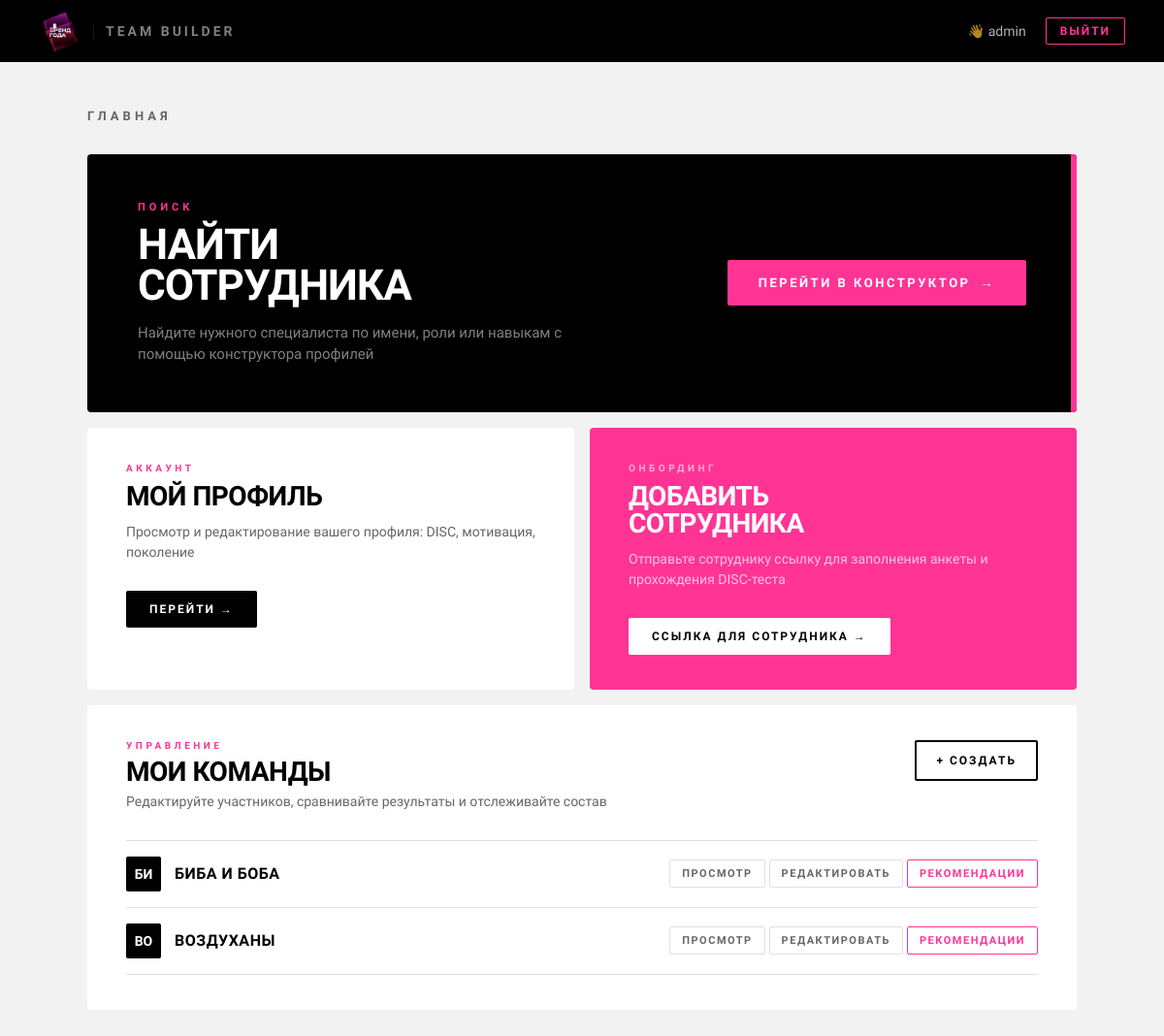
The app's page / (signed in) with its own data.
### core/models.py (models this page shows, shortened)
class CustomUser(AbstractUser):
    is_manager  = models.BooleanField(default=True,  verbose_name="Руководитель")
    is_employee = models.BooleanField(default=False, verbose_name="Сотрудник")
    disc_profile = models.JSONField(
        null=True,
        blank=True,
        verbose_name="DISC профиль руководителя",
        help_text='{"D": 80, "I": 40, "S": 30, "C": 60}'
    )
    gerchikov_type = models.CharField(
        max_length=50,
        choices=GERCHIKOV_CHOICES,
        null=True,
        blank=True,
        verbose_name="Тип мотивации по Герчикову"
    )
    age        = models.PositiveIntegerField(null=True, blank=True, verbose_name="Возраст")
    generation = models.CharField(
        max_length=10,
        choices=GENERATION_CHOICES,
        null=True,
        blank=True,
        verbose_name="Поколение"
    )
    leadership_style = models.CharField(
        max_length=50,
        choices=[
            ('authoritarian', 'Авторитарный'),
            ('democratic',    'Демократический'),
            ('coaching',      'Коучинг'),
            ('delegating',    'Делегирующий'),
        ],
        null=True,
        blank=True,
        verbose_name="Стиль управления"
    )
    role_style = models.TextField(blank=True, verbose_name="Описание стиля управления")
    class Meta:
        verbose_name        = "Пользователь"
        verbose_name_plural = "Пользователи"

### profiles/models.py (models this page shows, shortened)
class Team(models.Model):
    manager     = models.ForeignKey(CustomUser, on_delete=models.CASCADE, related_name='teams')
    name        = models.CharField(max_length=150, verbose_name="Название команды")
    description = models.TextField(blank=True)
    created_at  = models.DateTimeField(auto_now_add=True)
    employees   = models.ManyToManyField('Employee', blank=True, related_name='teams')
    class Meta:
        verbose_name = "Команда"
        verbose_name_plural = "Команды"

### core/views.py (the view, shortened to what this page needs)
# urls.py: path('', home_view, name='home'),
def home_view(request):
    if not request.user.is_authenticated:
        form = AuthenticationForm()
        return render(request, 'home.html', {'form': form, 'teams': []})
    teams = request.user.teams.all() if hasattr(request.user, 'teams') else []
    return render(request, 'home.html', {'teams': teams})

### templates/home.html (shortened to what this page needs)
{% load static %}
<!DOCTYPE html>
<html lang="ru">
<head>
    <link rel="stylesheet" href="{% static 'css/base.css' %}">
</head>
<body>
    <header class="header">
        <a href="/" class="logo">
            <img src="{% static 'img/logo.caf05db1.gif' %}" alt="Бренд года" class="logo-img">
            <span class="logo-app-name">Team Builder</span>
        </a>
        <div class="header-user">
            {% if user.is_authenticated %}
                <span class="header-username">👋 {{ user.username }}</span>
                <a href="{% url 'logout' %}" class="btn-logout">Выйти</a>
            {% else %}
                <a href="{% url 'login' %}" class="btn-logout">Войти</a>
            {% endif %}
        </div>
    </header>
    <main class="page">
        <p class="page-title">Главная</p>
        <div class="hero-card">
            <div>
                <p class="hero-label">Поиск</p>
                <h2 class="hero-title">Найти<br>сотрудника</h2>
                <p class="hero-desc">Найдите нужного специалиста по имени, роли или навыкам с помощью конструктора профилей</p>
            </div>
            <a href="{% url 'create_ideal_profile' %}" class="btn-primary">
                Перейти в конструктор
                <span>→</span>
            </a>
        </div>
        <div class="grid-2">
            <div class="card">
                <p class="card-eyebrow">Аккаунт</p>
                <h3 class="card-title">Мой профиль</h3>
                <p class="card-desc">Просмотр и редактирование вашего профиля: DISC, мотивация, поколение</p>
                <a href="{% url 'profile' %}" class="btn-secondary">Перейти →</a>
            </div>
            <div class="card" style="background: var(--pink);">
                <p class="card-eyebrow" style="color: rgba(255,255,255,0.6);">Онбординг</p>
                <h3 class="card-title" style="color: var(--white);">Добавить<br>сотрудника</h3>
                <p class="card-desc" style="color: rgba(255,255,255,0.7);">Отправьте сотруднику ссылку для заполнения анкеты и прохождения DISC-теста</p>
                <a href="{% url 'onboarding' %}" class="btn-secondary" style="background: var(--white); color: var(--black);">Ссылка для сотрудника →</a>
            </div>
        </div>
        <div class="teams-card">
            <div class="teams-header">
                <div class="teams-title-block">
                    <p class="card-eyebrow">Управление</p>
                    <h3 class="card-title">Мои команды</h3>
                    <p class="card-desc">Редактируйте участников, сравнивайте результаты и отслеживайте состав</p>
                </div>
                <a href="{% url 'team_create' %}" class="btn-create">+ Создать</a>
            </div>
            {% if teams %}
                <div class="teams-list">
                    {% for team in teams %}
                        <div class="team-item">
                            <div class="team-left">
                                <div class="team-avatar">{{ team.name|slice:":2"|upper }}</div>
                                <span class="team-name">{{ team.name }}</span>
                            </div>
                            <div class="team-actions">
                                <a href="{% url 'team_detail' team.id %}" class="team-btn">Просмотр</a>
                                <a href="{% url 'team_edit' team.id %}" class="team-btn">Редактировать</a>
                                <a href="{% url 'create_ideal_profile' %}" class="team-btn accent">Рекомендации</a>
                            </div>
                        </div>
                    {% endfor %}
                </div>
            {% endif %}
        </div>
    </main>
</body>
</html>

### static/css/base.css (style rules this page uses)
*, *::before, *::after { box-sizing: border-box; margin: 0; padding: 0; }
:root { --black: #000000; --white: #FFFFFF; --pink: #FF3495; --gray-bg: #F2F2F2; --gray-text: #666666; --border: #E0E0E0; --font-heading: 'Barlow Condensed', sans-serif; --font-body: 'Barlow Semi Condensed', sans-serif; }
body { font-family: var(--font-body); background: var(--gray-bg); color: var(--black); min-height: 100vh; }
.header { background: var(--black); padding: 0 40px; height: 64px; display: flex; align-items: center; justify-content: space-between; }
.logo { display: flex; align-items: center; gap: 12px; text-decoration: none; }
.logo-img { height: 44px; width: auto; display: block; }
.logo-app-name, .logo-name { font-family: var(--font-heading); font-weight: 800; font-size: 14px; color: var(--white); letter-spacing: 3px; text-transform: uppercase; opacity: 0.5; padding-left: 12px; border-left: 1px solid rgba(255,255,255,0.2); }
.btn-logout { font-family: var(--font-heading); font-size: 12px; font-weight: 700; letter-spacing: 2px; text-transform: uppercase; color: var(--pink); text-decoration: none; border: 1px solid var(--pink); padding: 6px 14px; border-radius: 2px; transition: background 0.15s, color 0.15s; }
.btn-primary { display: inline-flex; align-items: center; gap: 8px; background: var(--pink); color: var(--white); font-family: var(--font-heading); font-weight: 800; font-size: 12px; letter-spacing: 2px; text-transform: uppercase; text-decoration: none; padding: 13px 24px; border: none; border-radius: 2px; cursor: pointer; transition: background 0.15s; }
.btn-secondary { display: inline-flex; align-items: center; gap: 8px; background: transparent; color: var(--black); font-family: var(--font-heading); font-weight: 800; font-size: 12px; letter-spacing: 2px; text-transform: uppercase; text-decoration: none; padding: 12px 24px; border: 2px solid var(--black); border-radius: 2px; cursor: pointer; transition: background 0.15s, color 0.15s; }
.page { max-width: 1100px; margin: 0 auto; padding: 48px 40px; }

### records on screen
CustomUser: username "admin"
Team: name "БИ", name "БИБА И БОБА"
Team: name "ВО", name "ВОЗДУХАНЫ"
